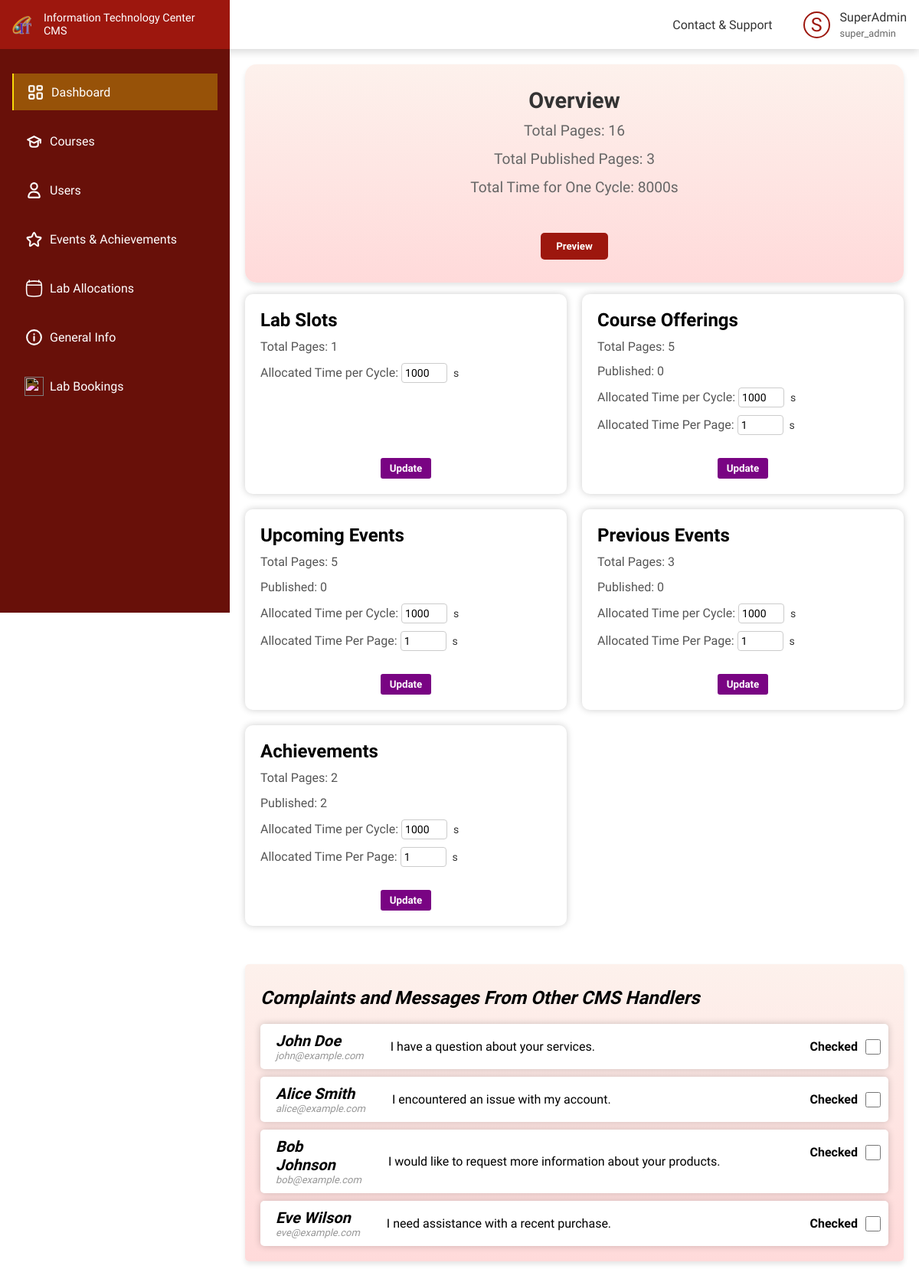
The app's page / (signed in) with its own data.
### tables this page shows
CREATE TABLE
    IF NOT EXISTS `user` (
        `u_id` int(10) UNSIGNED NOT NULL AUTO_INCREMENT,
        `user_name` varchar(50) NOT NULL,
        `email` varchar(100) NOT NULL,
        `password` varchar(255) NOT NULL,
        `contact` varchar(20) NOT NULL,
        `clearense` varchar(20) NOT NULL,
        PRIMARY KEY (`u_id`)
    );

CREATE TABLE
    IF NOT EXISTS `achievement` (
        `a_id` int(11) NOT NULL AUTO_INCREMENT,
        `a_name` varchar(100) DEFAULT NULL,
        `a_desc` varchar(500) DEFAULT NULL,
        `a_date` date DEFAULT NULL,
        `a_img` varchar(100) NOT NULL,
        `added_by` int(11) NOT NULL COMMENT 'F_key - UserId',
        `published` tinyint(4) NOT NULL DEFAULT 0,
        PRIMARY KEY (`a_id`),
        KEY `fk_admin_id` (`added_by`)
    );

CREATE TABLE
    IF NOT EXISTS `contactsupport` (
        `id` int(10) UNSIGNED NOT NULL AUTO_INCREMENT,
        `name` varchar(100) DEFAULT NULL,
        `email` varchar(100) DEFAULT NULL,
        `message` text DEFAULT NULL,
        `checked` TINYINT DEFAULT NULL,
        PRIMARY KEY (`id`)
    );

### config.php (called while the page is built, shortened)
<?php
$clearenceStatus = [
    'super_admin' => 2,
    'admin' => 1,
    'course_c' => 0
];

### backend/functions/upcomingevents.php (called while the page is built, shortened)
<?php
include_once $_SERVER['DOCUMENT_ROOT'] . "/config.php";
function getUpcomingEvents()
{
    global $conn;
    $sql = "SELECT * FROM upcoming_event";
    $res = mysqli_query($conn, $sql);
    $result = array();
    if (mysqli_num_rows($res) > 0) {
        while ($row = mysqli_fetch_assoc($res)) {
            $result[] = $row;
        }
    } else {
        $result = array('error' => mysqli_error($conn));
    }
    return $result;
}
function getUpcomingEventsDisplay()
{
    global $conn;
    $formattedToday = date("Y:m:d");
    $sql = "SELECT * FROM upcoming_event WHERE published = 1 AND ? >= display_from AND ? <= display_to";
    $stmt = mysqli_prepare($conn, $sql);
    mysqli_stmt_bind_param($stmt, "ss", $formattedToday, $formattedToday);
    $result = array();
    if (mysqli_stmt_execute($stmt)) {
        $res = mysqli_stmt_get_result($stmt);
    } else {
        $result = array('error' => mysqli_error($conn));
    }
    return $result;
}

### backend/functions/dashboard.php (called while the page is built, shortened)
<?php
include_once $_SERVER['DOCUMENT_ROOT'] . "/config.php";
include_once $_SERVER['DOCUMENT_ROOT'] . "/backend/functions/previousevents.php";
include_once $_SERVER['DOCUMENT_ROOT'] . "/backend/functions/upcomingevents.php";
include_once $_SERVER['DOCUMENT_ROOT'] . "/backend/functions/course.php";
include_once $_SERVER['DOCUMENT_ROOT'] . "/backend/functions/achivements.php";
function getTimes()
{
    global $conn;
    $dashboardData = array();
    $result = $conn->query("SELECT * FROM `dashboard`");
    while ($row = $result->fetch_assoc()) {
        $dashboardData[$row['feature']] = $row;
    }
    return $dashboardData;
}
function getDashboardData()
{
    $upcomingRows = sizeof(getUpcomingEvents());
    $previousRows = sizeof(getPreviousEvents());
    $achivementRows = sizeof(getAchivements());
    $courseRows = sizeof(getCourses());
    $upcomingPRows = sizeof(getUpcomingEventsDisplay());
    $previousPRows = sizeof(getPreviousEventsDisplay());
    $achivementPRows = sizeof(getAchivementDisplay());
    $coursePRows = sizeof(getCoursesDisplay());
    $result = getTimes();
    $totalPages = 1 + $upcomingRows + $previousRows + $achivementRows + $courseRows;
    $totalPagesP = 1 + $upcomingPRows + $previousPRows + $achivementPRows + $coursePRows;
    $totalTime = 0;
    $pages = array(
        'Lab Slots' => 1,
        'Course Offerings' => $courseRows,
        'Upcoming Events' => $upcomingRows,
        'Previous Events' => $previousRows,
        'Achievements' => $achivementRows,
    );
    $pagesP = array(
        'Lab Slots' => 1,
        'Course Offerings' => $coursePRows,
        'Upcoming Events' => $upcomingPRows,
        'Previous Events' => $previousPRows,
        'Achievements' => $achivementPRows,
    );
    foreach ($result as $key => $time) {
        if ($time['feature'] == 'Lab Slots') {
            $totalTime += (4 * $time['time']);
        } else {
            $totalTime += $time['time'];
        }
    }
    $data = array(
        'total' => array(
            'time' => $totalTime,
            'pages' => $totalPages,
            'pagesP' => $totalPagesP
        )
    );
    foreach ($result as $key => $feature) {
        $data['features'][$feature['feature']] = array(
            'time' => $feature['time'],
            'time_slide' => $feature['time_slide'],
            'pages' => $pages[$feature['feature']],
            'pagesP' => $pagesP[$feature['feature']]
        );
    }
    return $data;
}

### backend/functions/previousevents.php (called while the page is built, shortened)
<?php
include_once $_SERVER['DOCUMENT_ROOT'] . "/config.php";
function getPreviousEvents()
{
    global $conn;
    $sql = "SELECT * FROM previous_event";
    $res = mysqli_query($conn, $sql);
    $result = array();
    if (mysqli_num_rows($res) > 0) {
        while ($row = mysqli_fetch_assoc($res)) {
            $result[] = $row;
        }
    } else {
        $result = array('error' => mysqli_error($conn));
    }
    return $result;
}
function getPreviousEventsDisplay()
{
    global $conn;
    $formattedToday = date("Y:m:d");
    $sql = "SELECT * FROM previous_event WHERE published = 1 AND ? >= display_from AND ? <= display_to";
    $stmt = mysqli_prepare($conn, $sql);
    mysqli_stmt_bind_param($stmt, "ss", $formattedToday, $formattedToday);
    $result = array();
    if (mysqli_stmt_execute($stmt)) {
        $res = mysqli_stmt_get_result($stmt);
    } else {
        $result = array('error' => mysqli_error($conn));
    }
    return $result;
}

### backend/functions/achivements.php (called while the page is built, shortened)
<?php
include_once $_SERVER['DOCUMENT_ROOT'] . "/config.php";
function getAchivements()
{
    global $conn;
    $sql = "SELECT * FROM achievement";
    $res = mysqli_query($conn, $sql);
    $result = array();
    if (mysqli_num_rows($res) > 0) {
        while ($row = mysqli_fetch_assoc($res)) {
            $result[] = $row;
        }
    } else {
        $result = array('error' => mysqli_error($conn));
    }
    return $result;
}
function getAchivementDisplay()
{
    global $conn;
    $sql = "SELECT * FROM achievement WHERE published = 1";
    $stmt = mysqli_prepare($conn, $sql);
    $result = array();
    if (mysqli_stmt_execute($stmt)) {
        $res = mysqli_stmt_get_result($stmt);
        while ($row = mysqli_fetch_assoc($res)) {
            $result[] = $row;
        }
    } else {
        $result = array('error' => mysqli_error($conn));
    }
    return $result;
}

### backend/functions/course.php (called while the page is built, shortened)
<?php
include_once $_SERVER['DOCUMENT_ROOT'] . "/config.php";
function getCourses()
{
    global $conn;
    $result = $conn->query("SELECT * FROM course");
    $courses = [];
    while ($row = $result->fetch_assoc()) {
        $courses[] = $row;
    }
    return $courses;
}

### index.php (the view, shortened to what this page needs)
<?php
include_once($_SERVER['DOCUMENT_ROOT'] . "/config.php");
include_once($_SERVER['DOCUMENT_ROOT'] . "/includes/header.php");
include_once $_SERVER['DOCUMENT_ROOT'] . "/backend/functions/dashboard.php";
$data = getDashboardData();
?>
<!DOCTYPE html>
<html lang="en">
<head>
    <link rel="stylesheet" href="/css/dashboard.css">
</head>
<body>
    <div class="flex-box">
        <div class="left">
            <?php
            include_once(APP_ROOT . "/includes/sidebar.php");
            ?>
        </div>
        <div class="right">
            <?php
            include_once(APP_ROOT . "/includes/header.php");
            ?>
            <?php
            if ($clearenceStatus[$_SESSION['clearense']] > 0) {
            ?>
                <div class="dashboard-content">
                    <div class="widget elegant-widget" id="overview-widget">
                        <h2 class="widget-title">Overview</h2>
                        <p class="widget-info" id="total-pages">Total Pages:
                            <?= $data['total']['pages'] ?>
                        </p>
                        <p class="widget-info" id="total-published-pages">Total Published Pages:
                            <?= $data['total']['pagesP'] ?>
                        </p>
                        <p class="widget-info" id="total-time-for-cycle">Total Time for One Cycle:
                            <?= $data['total']['time'] ?>s
                        </p>
                        <div class="widget-buttons">
                            <a href="/pages/preview"><button class="preview-button">Preview</button></a>
                        </div>
                    </div>
                    <div class="dashboard-widgets">
                        <?php
                        foreach ($data['features'] as $key => $feature) {
                        ?>
                            <div class="widget">
                                <h2 class="widget-title">
                                    <?= $key ?>
                                </h2>
                                <p class="widget-info">Total Pages:
                                    <?= $feature['pages'] ?>
                                </p>
                                <?php if ($key != 'Lab Slots') { ?>
                                    <p class="widget-info">Published:
                                        <?= $feature['pagesP'] ?>
                                    </p>
                                <?php } ?>
                                <form method="POST" action="/backend/api/dashboard/update.php">
                                    <p class="widget-info">
                                        Allocated Time per Cycle:
                                        <input type="number" name="time" value="<?= $feature['time'] ?>" class="allocated-time-input">
                                        <span class="time-unit">s</span>
                                    </p>
                                    <?php if ($key != 'Lab Slots') { ?>
                                        <p class="widget-info">
                                            Allocated Time Per Page:
                                            <input type="number" name="time_slide" min="1" value="<?= $feature['time_slide'] ?>" class="allocated-time-input">
                                            <span class="time-unit">s</span>
                                        </p>
                                    <?php } ?>
                                    <div class="widget-buttons">
                                        <button type="submit" class="update-button">Update</button>
                                    </div>
                                </form>
                            </div>
                        <?php
                        }
                        ?>
                    </div>
                </div>
                <div class="contact-support">
                    <?php
                    $query = "SELECT * FROM `contactsupport`";
                    $result = mysqli_query($conn, $query);
                    if ($result) {
                        echo '<div class="custom-large-card">';
                        echo "<h2><i>Complaints and Messages From Other CMS Handlers</i></h2>";
                        while ($row = mysqli_fetch_assoc($result)) {
                            echo '<div class="custom-card">';
                            echo '<div class="name-email">';
                            echo '<h3>' . $row['name'] . '</h3>';
                            echo '<h5>' . $row['email'] . '</h5>';
                            echo '</div>';
                            echo '<p>' . $row['message'] . '</p>';
                            echo '<div class="checkbox">';
                            echo '<label for="checked_' . $row['id'] . '">Checked</label>';
                            $isChecked = $row['checked'] == 1 ? 'checked' : '';
                            echo '<input type="checkbox" id="checked_' . $row['id'] . '" name="checked" ' . $isChecked . '>';
                            echo '</div>';
                            echo '</div>';
                        }
                        echo '</div>';
                    } else {
                        echo "Error: " . mysqli_error($conn);
                    }
                    ?>
                </div>
            <?php } ?>
        </div>
</body>
</html>

### includes/header.php (shortened to what this page needs)
<?php
include $_SERVER['DOCUMENT_ROOT'] . "/includes/header_core.php";
if (isset($_SESSION['user_id'])) {
  $user_id = $_SESSION['user_id'];
  $sql = "SELECT user_name, clearense FROM user WHERE u_id = ?";
  $stmt = $conn->prepare($sql);
  $stmt->bind_param("i", $user_id);
  $stmt->execute();
  $result = $stmt->get_result();
  if ($row = $result->fetch_assoc()) {
    $username = $row['user_name'];
    $role = $row['clearense'];
  }
}
?>
<!DOCTYPE html>
<html lang="en">
<head>
  <link rel="stylesheet" href="/css/header.css">
</head>
<body>
  <header>
    <div class="menu">
      <ul>
        <li><a href="/pages/contactNsupport.php">Contact & Support</a></li>
      </ul>
    </div>
    <div class="profile">
      <div class="img"><?php echo isset($username) ? strtoupper(substr($username, 0, 1)) : 'G'; ?></div>
      <h5><?php echo isset($username) ? $username : 'Guest'; ?></h5>
      <p><?php echo isset($role) ? $role : 'Guest'; ?></p>
    </div>
  </header>
</body>
</html>

### css/styles.css (style rules this page uses)
* { margin: 0; padding: 0; box-sizing: border-box; font-family: "Raleway", sans-serif; }
:root { --color-1: #9d170e; --color-2: #f9db08; --color-3: #305fa6; --color-4: #00b007; --color-5: #790483; --color-text-1: #333; --color-text-2: #666; --color-shade-1: #681009; }
a { text-decoration: none; }
.flex-box { display: flex; }
.left { width: 300px; }
.right { width: calc(100% - 300px); padding-top: 4rem; }

### css/header.css (style rules this page uses)
header { color: var(--color-text-1); box-shadow: 0 4px 10px rgba(0, 0, 0, 0.146); position: fixed; left: 0; top: 0; z-index: 10; background-color: white; display: flex; align-items: center; height: 4rem; gap: 0.5rem; width: 100%; padding: 0 1rem; }
.menu { display: flex; align-items: center; margin-left: auto; }
.menu ul { list-style: none; display: flex; gap: 1.2rem; }
.menu ul li { cursor: pointer; position: relative; font-weight: 400; font-size: 1rem; }
.menu ul li a { color: var(--color-text-1); }
.menu ul li:before { content: ""; position: absolute; bottom: -4px; left: 0; width: 0; height: 2px; background-color: transparent; transition: width 0.3s ease-in-out, background-color 0.3s ease-in-out; }
.profile { margin-left: 2rem; display: grid; grid-template-columns: 40px auto; gap: 0.25rem 0.5rem; align-items: center; cursor: pointer; }
.profile h5 { font-weight: 500; font-size: 1rem; }
.profile p { grid-column: 2; font-size: 0.8rem; color: var(--color-text-2); }
.profile .img { display: flex; font-size: 25px; align-items: center; justify-content: center; font-weight: 500; height: 35px; width: 35px; border-radius: 50%; grid-row: 1/3; border: 2px solid var(--color-1); color: var(--color-1); }

### records on screen
user: user_name "S", user_name "SuperAdmin", clearense "super_admin"
achievement: key "Achievements", a_id "2", time "1000", time_slide "1"
contactsupport: name "John Doe", email "john@example.com", message "I have a question about your services."
contactsupport: name "Alice Smith", email "alice@example.com", message "I encountered an issue with my account."
contactsupport: name "Bob Johnson", email "bob@example.com", message "I would like to request more information about your products."
contactsupport: name "Eve Wilson", email "eve@example.com", message "I need assistance with a recent purchase."

### other values on screen
$data['total']['pages'] "16"
$data['total']['pagesP'] "3"
$data['total']['time'] "8000"
$key "Lab Slots"
$feature['pages'] "1"
$key "Course Offerings"
$feature['pages'] "5"
$feature['pagesP'] "0"
$key "Upcoming Events"
$key "Previous Events"
$feature['pages'] "3"
